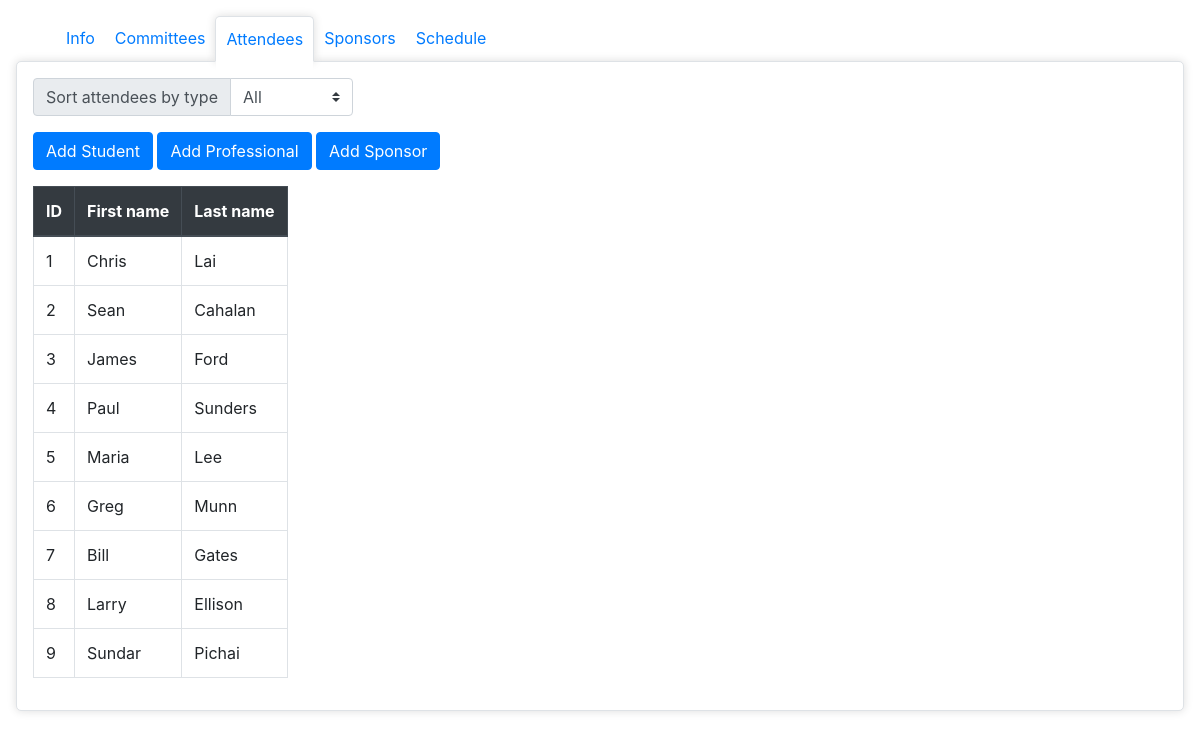
The page /attendee/attendee.php on the database its author committed.
### tables this page shows
CREATE TABLE `attendee` (
	`id` INT NOT NULL AUTO_INCREMENT,
	`fname` VARCHAR(30) NOT NULL,
	`lname` VARCHAR(30) NOT NULL,
	`price` INT,
	PRIMARY KEY (`id`)
);

### util/PrintTable.php (the view)
<?php
    function printTable($headers, $values){
        if( count($values) == 0){
            echo '<div class="alert alert-warning">No results to show</div>';
        } else {
            echo '<table class="table table-bordered table-hover">';
            echo '<thead class="thead-dark">';
            echo '<tr>';
            foreach($headers as $header){
                echo "<th>$header</th>";
            }
            echo "</tr>";
            echo "</thead>";
            foreach ($values as $row) {
                echo "<tr>";
                foreach ($row as $stmt){
                    echo '<td>'.$stmt."</td>";
                }
                echo "</tr>";
            }
            echo "</table>";
        }
    }
?>

### css/style.css (style rules this page uses)
html { height: 100%; width: 100%; }
body { padding: 16px; }
table { margin-top: 16px; width: auto !important; }

### rows shown on the page
attendee: id "1", fname "Chris", lname "Lai"
attendee: id "2", fname "Sean", lname "Cahalan"
attendee: id "3", fname "James", lname "Ford"
attendee: id "4", fname "Paul", lname "Sunders"
attendee: id "5", fname "Maria", lname "Lee"
attendee: id "6", fname "Greg", lname "Munn"
attendee: id "7", fname "Bill", lname "Gates"
attendee: id "8", fname "Larry", lname "Ellison"
attendee: id "9", fname "Sundar", lname "Pichai"

### other values the page prints
$header "ID"
$header "First name"
$header "Last name"
